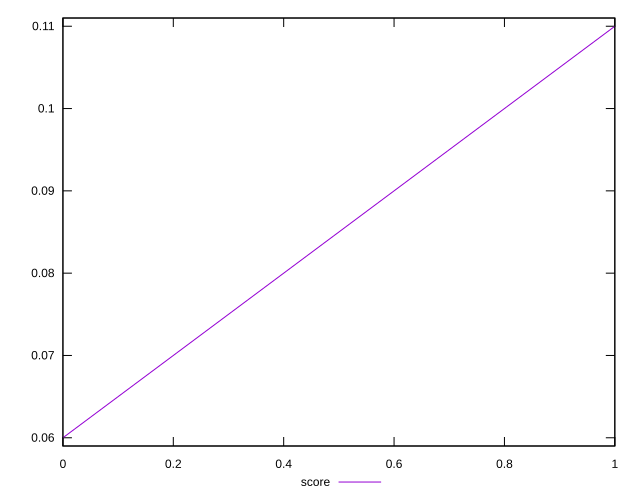

Write the gnuplot code that produced this figure.
reset

$score <<EOF
0 0.06
1 0.11
EOF

set key outside below
set xrange [0:1]
set yrange [0.059:0.111]
set trange [0.059:0.111]
set terminal svg size 640, 500 enhanced background rgb 'white'
set output "reports/report_00031_2021-02-24T23-18-18.084Z/speed-index/samples/astro/score/sorted.svg"

plot $score title "score" with line

reset
